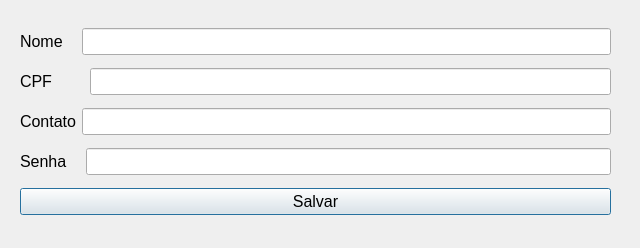
<?xml version="1.0" encoding="UTF-8"?>
<ui version="4.0">
 <class>addAtendente</class>
 <widget class="QDialog" name="addAtendente">
  <property name="geometry">
   <rect>
    <x>0</x>
    <y>0</y>
    <width>640</width>
    <height>248</height>
   </rect>
  </property>
  <property name="windowTitle">
   <string>Dialog</string>
  </property>
  <widget class="QWidget" name="layoutWidget">
   <property name="geometry">
    <rect>
     <x>20</x>
     <y>21</y>
     <width>591</width>
     <height>201</height>
    </rect>
   </property>
   <layout class="QVBoxLayout" name="verticalLayout">
    <item>
     <layout class="QHBoxLayout" name="horizontalLayout">
      <item>
       <widget class="QLabel" name="label">
        <property name="font">
         <font>
          <pointsize>12</pointsize>
         </font>
        </property>
        <property name="text">
         <string>Nome   </string>
        </property>
       </widget>
      </item>
      <item>
       <widget class="QLineEdit" name="leNome">
        <property name="font">
         <font>
          <pointsize>12</pointsize>
         </font>
        </property>
       </widget>
      </item>
     </layout>
    </item>
    <item>
     <layout class="QHBoxLayout" name="horizontalLayout_2">
      <item>
       <widget class="QLabel" name="label_2">
        <property name="font">
         <font>
          <pointsize>12</pointsize>
         </font>
        </property>
        <property name="text">
         <string>CPF       </string>
        </property>
       </widget>
      </item>
      <item>
       <widget class="QLineEdit" name="leCPF">
        <property name="font">
         <font>
          <pointsize>12</pointsize>
         </font>
        </property>
        <property name="maxLength">
         <number>11</number>
        </property>
       </widget>
      </item>
     </layout>
    </item>
    <item>
     <layout class="QHBoxLayout" name="horizontalLayout_3">
      <item>
       <widget class="QLabel" name="label_4">
        <property name="font">
         <font>
          <pointsize>12</pointsize>
         </font>
        </property>
        <property name="text">
         <string>Contato</string>
        </property>
       </widget>
      </item>
      <item>
       <widget class="QLineEdit" name="leContato">
        <property name="font">
         <font>
          <pointsize>12</pointsize>
         </font>
        </property>
       </widget>
      </item>
     </layout>
    </item>
    <item>
     <layout class="QHBoxLayout" name="horizontalLayout_4">
      <item>
       <widget class="QLabel" name="label_3">
        <property name="font">
         <font>
          <pointsize>12</pointsize>
         </font>
        </property>
        <property name="text">
         <string>Senha   </string>
        </property>
       </widget>
      </item>
      <item>
       <widget class="QLineEdit" name="leSenha">
        <property name="font">
         <font>
          <pointsize>12</pointsize>
         </font>
        </property>
       </widget>
      </item>
     </layout>
    </item>
    <item>
     <widget class="QPushButton" name="btSalvar">
      <property name="font">
       <font>
        <pointsize>12</pointsize>
       </font>
      </property>
      <property name="text">
       <string>Salvar</string>
      </property>
     </widget>
    </item>
   </layout>
  </widget>
 </widget>
 <resources/>
 <connections/>
</ui>
